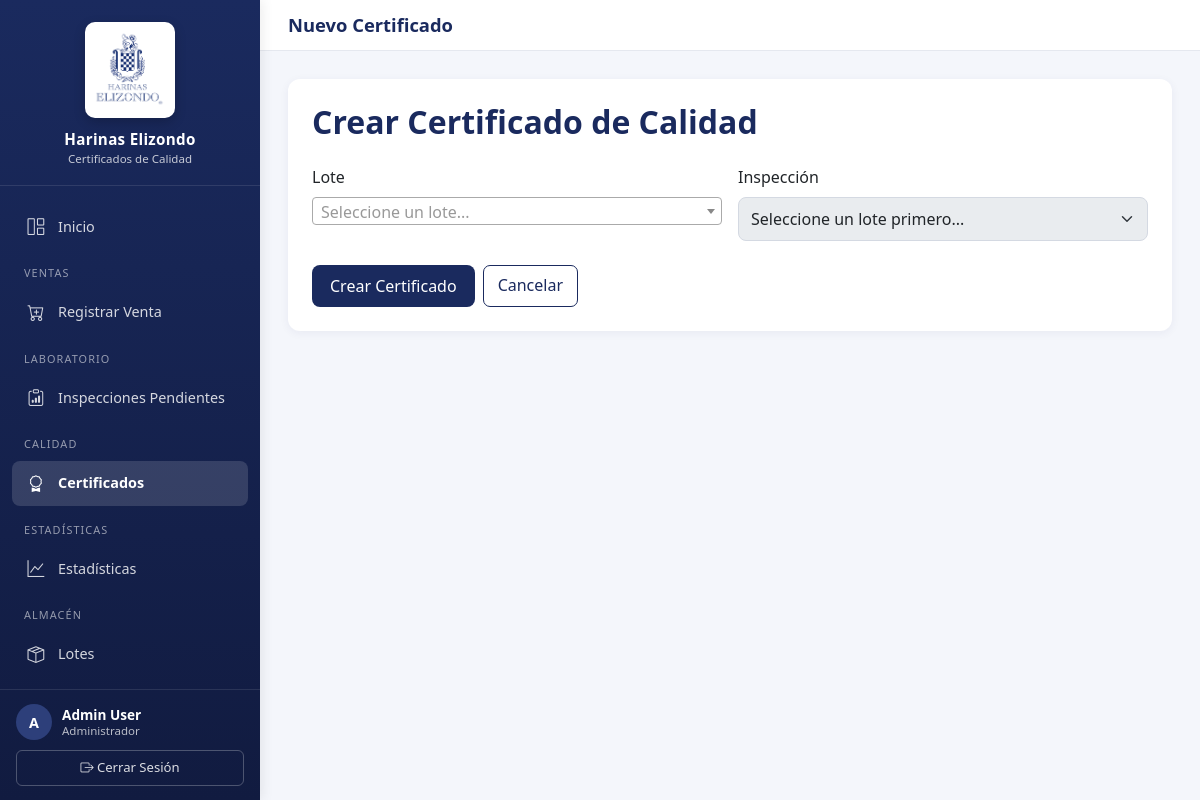
The page /calidad/certificados/nuevo/ (signed in) on the database its author committed.
### certificados/models.py (models this page shows, shortened)
class Usuario(AbstractBaseUser, PermissionsMixin):
    ROLES = (
        ("lab", "Laboratorio"),
        ("aseguramineto calidad", "Aseguramiento Calidad"),
        ("control calidad", "Control calidad"),
        ("planta", "Planta"),
        ("operaciones", "Operaciones"),
        ("admin", "Administrador"),
    )
    nombre = models.CharField(max_length=120)
    correo = models.EmailField(max_length=120, unique=True)
    rol = models.CharField(max_length=30, choices=ROLES)
    is_active = models.BooleanField(default=True)
    is_staff = models.BooleanField(default=False)
    objects = UsuarioManager()
    USERNAME_FIELD = "correo"
    REQUIRED_FIELDS = ["nombre", "rol"]

### certificados/views.py (the view, shortened to what this page needs)
# urls.py: path('calidad/certificados/nuevo/', views.CrearCertificadoView.as_view(), name='crear_certificado'),
class CrearCertificadoView(LoginRequiredMixin, RoleRequiredMixin, View):
    allowed_roles = ["admin", "calidad"]
    def get(self, request):
        lotes = Lote.objects.filter(pedido__isnull=False).order_by("-id")
        return render(request, "certificados/crear_certificado.html", {
            "lotes": lotes,
        })

### certificados/views.py (called while the page is built)
    def test_func(self):
        return self.request.user.is_authenticated and (
            self.request.user.rol in self.allowed_roles
            or self.request.user.rol == "admin"
        )

### certificados/templates/certificados/crear_certificado.html (shortened to what this page needs)
{% extends "base.html" %}
{% block page_title %}Nuevo Certificado{% endblock %}
{% block content %}
<div class="card">
    <div class="card-body p-4">
        <h2 class="card-title mb-4">Crear Certificado de Calidad</h2>
        <form method="post" id="certificadoForm">
            <div class="row g-3">
                <div class="col-md-6">
                    <label class="form-label">Lote</label>
                </div>
                <div class="col-md-6">
                    <label class="form-label">Inspección</label>
                    <select name="inspeccion" id="inspeccionSelect" class="form-select" required disabled>
                        <option value="">Seleccione un lote primero...</option>
                    </select>
                </div>
            </div>
            <div class="d-flex gap-2 mt-4">
                <button type="submit" class="btn-brand" id="submitBtn" disabled>Crear Certificado</button>
                <a href="{% url 'certificados_list' %}" class="btn-brand-outline">Cancelar</a>
            </div>
        </form>
    </div>
</div>
{% endblock %}

### certificados/templates/base.html (shortened to what this page needs)
{% load static %}
<!DOCTYPE html>
<html lang="es">
<head>
    <link rel="stylesheet" href="https://cdn.jsdelivr.net/npm/bootstrap@5.3.0/dist/css/bootstrap.min.css">
    <link rel="stylesheet" href="https://cdn.jsdelivr.net/npm/bootstrap-icons@1.11.1/font/bootstrap-icons.css">
    <link href="https://cdn.jsdelivr.net/npm/select2@4.1.0-rc.0/dist/css/select2.min.css" rel="stylesheet" />
</head>
<body>
    <aside class="sidebar" id="sidebar">
        <div class="sidebar-header">
            <img src="{% static 'img/logo.webp' %}" alt="Harinas Elizondo">
            <h1>Harinas Elizondo</h1>
            <p>Certificados de Calidad</p>
        </div>
        <nav class="sidebar-nav">
            <a href="{% url 'home' %}" class="{% if request.resolver_match.url_name == 'home' %}active{% endif %}">
                <i class="bi bi-grid-1x2"></i> Inicio
            </a>
            {% if user.rol == 'ventas' or user.rol == 'admin' %}
            <div class="nav-section">Ventas</div>
            <a href="{% url 'registro_venta' %}" class="{% if request.resolver_match.url_name == 'registro_venta' %}active{% endif %}">
                <i class="bi bi-cart-plus"></i> Registrar Venta
            </a>
            {% endif %}
            {% if user.rol == 'lab' or user.rol == 'admin' %}
            <div class="nav-section">Laboratorio</div>
            <a href="{% url 'iniciar_inspeccion_pendientes' %}" class="">
                <i class="bi bi-clipboard-data"></i> Inspecciones Pendientes
            </a>
            {% endif %}
            {% if user.rol == 'calidad' or user.rol == 'admin' or user.rol == 'consulta' %}
            <div class="nav-section">Calidad</div>
            <a href="{% url 'certificados_list' %}" class="{% if request.resolver_match.url_name == 'certificados_list' or request.resolver_match.url_name == 'crear_certificado' or request.resolver_match.url_name == 'editar_certificado' or request.resolver_match.url_name == 'ver_certificado' %}active{% endif %}">
                <i class="bi bi-award"></i> Certificados
            </a>
            {% endif %}
            {% if user.rol == 'calidad' or user.rol == 'admin' or user.rol == 'consulta' %}
            <div class="nav-section">Estadísticas</div>
            <a href="{% url 'estadisticas' %}" class="{% if request.resolver_match.url_name == 'estadisticas' %}active{% endif %}">
                <i class="bi bi-graph-up"></i> Estadísticas
            </a>
            {% endif %}
            {% if user.rol == 'almacen' or user.rol == 'admin' %}
            <div class="nav-section">Almacén</div>
            <a href="{% url 'lote_list' %}" class="{% if request.resolver_match.url_name == 'lote_list' or request.resolver_match.url_name == 'lote_create' %}active{% endif %}">
                <i class="bi bi-box-seam"></i> Lotes
            </a>
            <a href="{% url 'pendientes_despacho' %}" class="{% if request.resolver_match.url_name == 'pendientes_despacho' or request.resolver_match.url_name == 'registrar_despacho' %}active{% endif %}">
            </a>
            {% endif %}
        </nav>
        <div class="sidebar-footer">
            {% if user.is_authenticated %}
            <div class="user-badge">
                <div class="user-avatar">{{ user.nombre|slice:":1"|upper }}</div>
                <div class="user-info">
                    <div class="name">{{ user.nombre }}</div>
                    <div class="role">{{ user.get_rol_display }}</div>
                </div>
            </div>
            <form method="post" action="{% url 'logout' %}">
                <button type="submit" class="logout-btn">
                    <i class="bi bi-box-arrow-right"></i> Cerrar Sesión
                </button>
            </form>
            {% endif %}
        </div>
    </aside>
    <div class="main-wrapper">
        <header class="topbar">
            <h1>{% block page_title %}Sistema de Certificados{% endblock %}</h1>
        </header>
        <main class="content">
            {% block content %}{% endblock %}
        </main>
    </div>
</body>
</html>

### certificados/templates/base.html (style rules this page uses)
:root { --brand-navy: #1a2a5e; --brand-navy-dark: #111b40; --brand-navy-light: #2d3f7a; --sidebar-width: 260px; --bg-soft: #f4f6fb; }
* { box-sizing: border-box; }
html, body { height: 100%; margin: 0; }
body { font-family: 'Segoe UI', Tahoma, sans-serif; background: var(--bg-soft); color: #2a2f3a; }
.sidebar { position: fixed; top: 0; left: 0; bottom: 0; width: var(--sidebar-width); background: linear-gradient(180deg, var(--brand-navy) 0%, var(--brand-navy-dark) 100%); color: #fff; display: flex; flex-direction: column; box-shadow: 2px 0 12px rgba(0,0,0,0.08); z-index: 1030; transition: transform 0.25s ease; }
.sidebar-header { padding: 22px 20px 18px; text-align: center; border-bottom: 1px solid rgba(255,255,255,0.1); }
.sidebar-header img { max-width: 90px; height: auto; background: #fff; padding: 8px; border-radius: 10px; box-shadow: 0 4px 12px rgba(0,0,0,0.2); }
.sidebar-header h1 { font-size: 0.95rem; margin: 12px 0 2px; font-weight: 600; letter-spacing: 0.3px; }
.sidebar-header p { margin: 0; font-size: 0.72rem; opacity: 0.75; }
.sidebar-nav { flex: 1; padding: 16px 12px; overflow-y: auto; }
.sidebar-nav .nav-section { font-size: 0.68rem; text-transform: uppercase; letter-spacing: 0.1em; opacity: 0.55; padding: 14px 12px 6px; }
.sidebar-nav a { display: flex; align-items: center; gap: 12px; padding: 10px 14px; margin: 2px 0; color: rgba(255,255,255,0.82); text-decoration: none; border-radius: 8px; font-size: 0.9rem; transition: all 0.15s ease; }
.sidebar-nav a.active { background: rgba(255,255,255,0.14); color: #fff; font-weight: 600; }
.sidebar-nav a i { font-size: 1.05rem; width: 20px; text-align: center; }
.sidebar-footer { padding: 14px 16px; border-top: 1px solid rgba(255,255,255,0.1); font-size: 0.85rem; }
.user-badge { display: flex; align-items: center; gap: 10px; margin-bottom: 10px; }
.user-avatar { width: 36px; height: 36px; border-radius: 50%; background: var(--brand-navy-light); display: flex; align-items: center; justify-content: center; font-weight: 600; font-size: 0.9rem; }
.user-info { line-height: 1.2; min-width: 0; }
.user-info .name { font-weight: 600; font-size: 0.85rem; white-space: nowrap; overflow: hidden; text-overflow: ellipsis; }
.user-info .role { font-size: 0.72rem; opacity: 0.7; text-transform: capitalize; }
.logout-btn { width: 100%; background: transparent; color: rgba(255,255,255,0.85); border: 1px solid rgba(255,255,255,0.25); padding: 7px; border-radius: 6px; font-size: 0.82rem; cursor: pointer; transition: all 0.15s ease; }
.main-wrapper { margin-left: var(--sidebar-width); min-height: 100vh; }
.topbar { background: #fff; padding: 14px 28px; border-bottom: 1px solid #e5e8ef; display: flex; align-items: center; justify-content: space-between; }
.topbar h1 { font-size: 1.15rem; margin: 0; color: var(--brand-navy); font-weight: 600; }
.content { padding: 28px; }
.card { border: none; border-radius: 12px; box-shadow: 0 2px 10px rgba(26, 42, 94, 0.06); }
.card-title { color: var(--brand-navy); font-weight: 600; }
.btn-brand { background: var(--brand-navy); color: #fff; border: none; padding: 9px 18px; border-radius: 8px; font-weight: 500; transition: background 0.15s ease; }
.btn-brand-outline { background: transparent; color: var(--brand-navy); border: 1px solid var(--brand-navy); padding: 7px 14px; border-radius: 7px; font-weight: 500; text-decoration: none; display: inline-block; }
.form-control, .form-select { border-radius: 8px; border: 1px solid #d4d9e2; padding: 9px 12px; }

### rows shown on the page
Usuario: nombre "A", nombre "Admin User", rol "Administrador"
